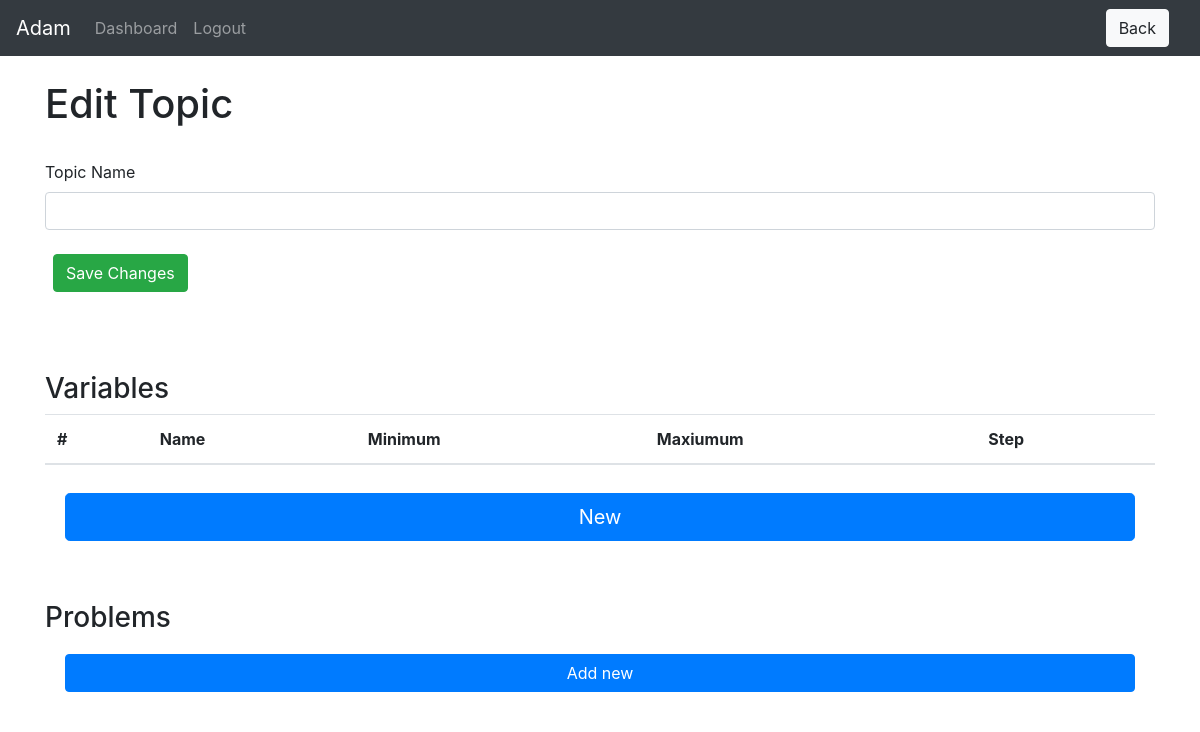
Before: /teacher/group-detail/5/topics/edit_topic/12 (signed in) with the older database file.
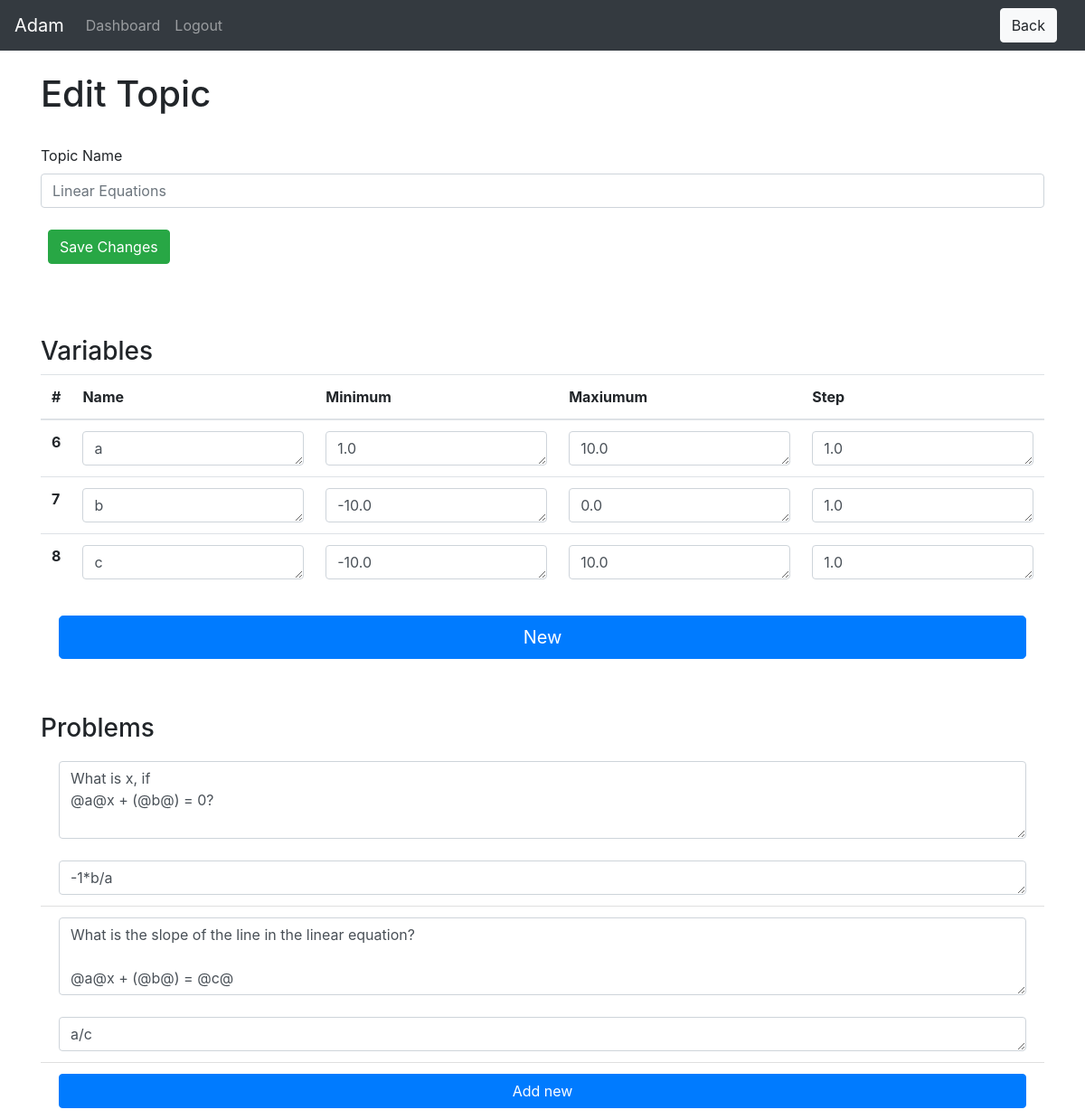
After: the same page with the newer database file.
### website/models.py (models this page shows)
class Topic(db.Model):
    id = db.Column(db.Integer, primary_key=True)
    name = db.Column(db.String(150))
    active = db.Column(db.Boolean)
    locked = db.Column(db.Boolean)
    instances = db.Column(db.SmallInteger)
    date = db.Column(db.DateTime(timezone=True))
    group_id = db.Column(db.Integer, db.ForeignKey('group.id'))
    variable_ids = db.relationship('Variable')
    problem_ids = db.relationship('Problem')
    data_ids = db.relationship('Data')

class Variable(db.Model):
    id = db.Column(db.Integer, primary_key=True)
    name = db.Column(db.String(1))
    minimum = db.Column(db.Float)
    maximum = db.Column(db.Float)
    step = db.Column(db.Float)
    topic_id = db.Column(db.Integer, db.ForeignKey('topic.id'))

class Problem(db.Model):
    id = db.Column(db.Integer, primary_key=True)
    text = db.Column(db.String(10000))
    latex = db.Column(db.String(500))
    answer = db.Column(db.String(500))
    topic_id = db.Column(db.Integer, db.ForeignKey('topic.id'))

### website/teacher/teacher_views.py (the view)
@views.route('/group-detail/<group_id>/topics/edit_topic/<topic_id>', methods=['GET', 'POST'])# type: ignore
@login_required
def edit_topic(group_id, topic_id):
    group = Group.query.get(group_id)
    topic = Topic.query.get(topic_id)
    if request.method == 'POST':
        if request.form['button'] == 'new_problem':
            new_problem = Problem(text="", latex="", answer="", topic_id=topic.id)
            db.session.add(new_problem)
            db.session.commit()
            flash('created')
            return render_template("teacher/edit_topic.html", user=current_user, group=group, topic=topic)
        elif request.form['button'] == 'new_variable':
            new_variable = Variable(name='x',minimum=0.0, maximum=10.0, step=1.0, topic_id=topic.id)
            db.session.add(new_variable)
            db.session.commit()
            return render_template("teacher/edit_topic.html", user=current_user, group=group, topic=topic)
        elif request.form['button'] == 'save_changes':
            name = str(request.form.get('topicName'))
            if len(name) < 150 and len(name) > 1:
                topic.name = name
                db.session.add(topic)
                db.session.commit()
                flash('Name successfully changed to ' + name)
            update_variables(topic=topic)
            update_problems(topic=topic)
            return render_template("teacher/edit_topic.html", user=current_user, group=group, topic=topic)
    else:
        return render_template("teacher/edit_topic.html", user=current_user, group=group, topic=topic)

### website/templates/teacher/edit_topic.html
{% extends "base.html" %} {% block title %}Edit Topic{% endblock %}
{% block extra_header %}
<a href="{{url_for('teacher_views.topics', group_id=group.id)}}">
    <button class="btn btn-light ml-3" type="button" name="button">Back</button>
</a>
{% endblock %}
{% block content %}
<br>
<h1>Edit Topic</h1>
<br>
<form method='POST'>
    <div>
        <div class="form-group">
          <label for="exampleInputEmail1">Topic Name</label>
          <input
            type="text"
            class="form-control"
            id="topicName"
            name="topicName"
            placeholder="{{ topic.name }}"
            />
        </div>
        <div class="d-flex flex-row">
            <div class="p-2"><button name="button" class="btn btn-success" value="save_changes">Save Changes</button></div>
          </div>
        <br>
    </div>
    <br>
    <br>
    <div>
        <h3>Variables</h3>
        <table class="table">
            <thead>
              <tr>
                <th scope="col">#</th>
                <th scope="col">Name</th>
                <th scope="col">Minimum</th>
                <th scope="col">Maxiumum</th>
                <th scope="col">Step</th>
              </tr>
            </thead>
            <tbody>
            {% for variable in topic.variable_ids %}
              <tr>
                <th scope="row">{{ variable.id }}</th>
                <td> <textarea name="name{{variable.id}}" class="form-control" id="minimum" rows="1" placeholder="Name">{{ variable.name }}</textarea></td>
                <td> <textarea name="min{{variable.id}}" class="form-control" id="minimum" rows="1" placeholder="Minimum">{{ variable.minimum }}</textarea></td>
                <td> <textarea name="max{{variable.id}}" class="form-control" id="maximum" rows="1" placeholder="Maxiumum">{{ variable.maximum }}</textarea></td>
                <td> <textarea name="step{{variable.id}}" class="form-control" id="step" rows="1" placeholder="Step">{{ variable.step }}</textarea></td>
              </tr>
              {% endfor %}
            </tbody>
          </table>
          <ul class="list-group list-group-flush">
            <li class="list-group-item"><button name="button" class="btn btn-primary btn-lg btn-block" value="new_variable">New</button></li>
          </ul>
    </div>
    <br>
    <br>
    <div>
      <h3>Problems</h3>
      <ul class="list-group list-group-flush">
        {% for problem in topic.problem_ids %}
        <li class="list-group-item">
                <textarea name="text{{problem.id}}" class="form-control" id="text" rows="3" placeholder="Word Problem">{{ problem.text }}</textarea>
                <br>
                <textarea name="answer{{problem.id}}" class="form-control" id="answer" rows="1" placeholder="Answer">{{ problem.answer }}</textarea>
        </li>
        {% endfor %}
      <ul class="list-group list-group-flush">
        <li class="list-group-item"><button type="submit" class="btn btn-primary btn-block" name="button" value="new_problem">Add new</button></li>
      </ul>
    </div>
</form>
{% endblock %}

Changed rows visible on the page:
added Topic: topicName "Linear Equations"
added Variable: id "6", id "a", id "1.0", id "10.0"
added Variable: id "7", id "b", id "-10.0", id "0.0", id "1.0"
added Variable: id "8", id "c", id "-10.0", id "10.0", id "1.0"
added Problem: id "What is x, if @a@x + (@b@) = 0?", id "-1*b/a"
added Problem: id "What is the slope of the line in the linear equation? @a@x + (@b@) = @c@", id "a/c"
